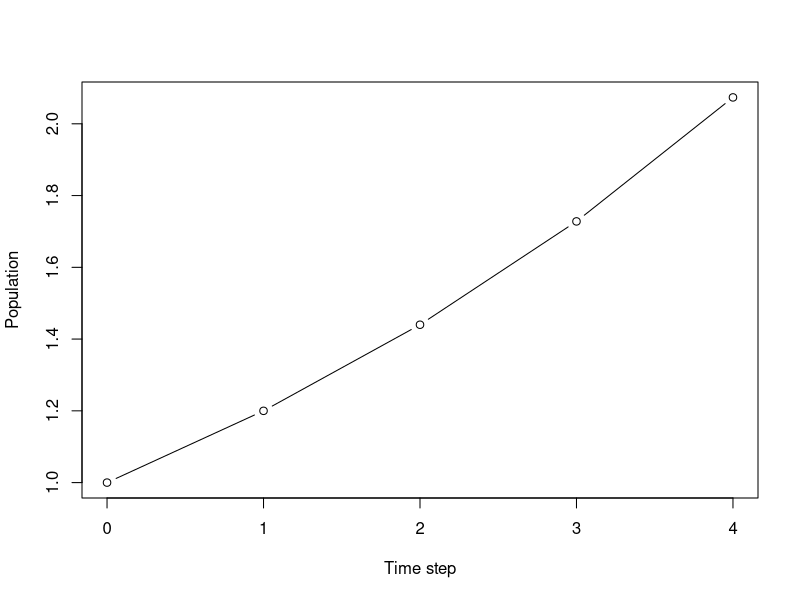

Write R code to recreate this figure.
expgrowth1<-function(p0,lambda)
{
  step<-0:4
  pop<-c(p0,lambda*p0,lambda^2*p0,lambda^3*p0,
         lambda^4*p0)
  plot(step,pop,type='b',xlab='Time step',
       ylab='Population')
  return(pop)  
}

expgrowth2<-function(p0,lambda)
{
  step<-0:4
  pop<-p0*lambda^step
  plot(step,pop,type='b',xlab='Time step',
       ylab='Population')
  return(pop)
}

expgrowth2(1,1.2)